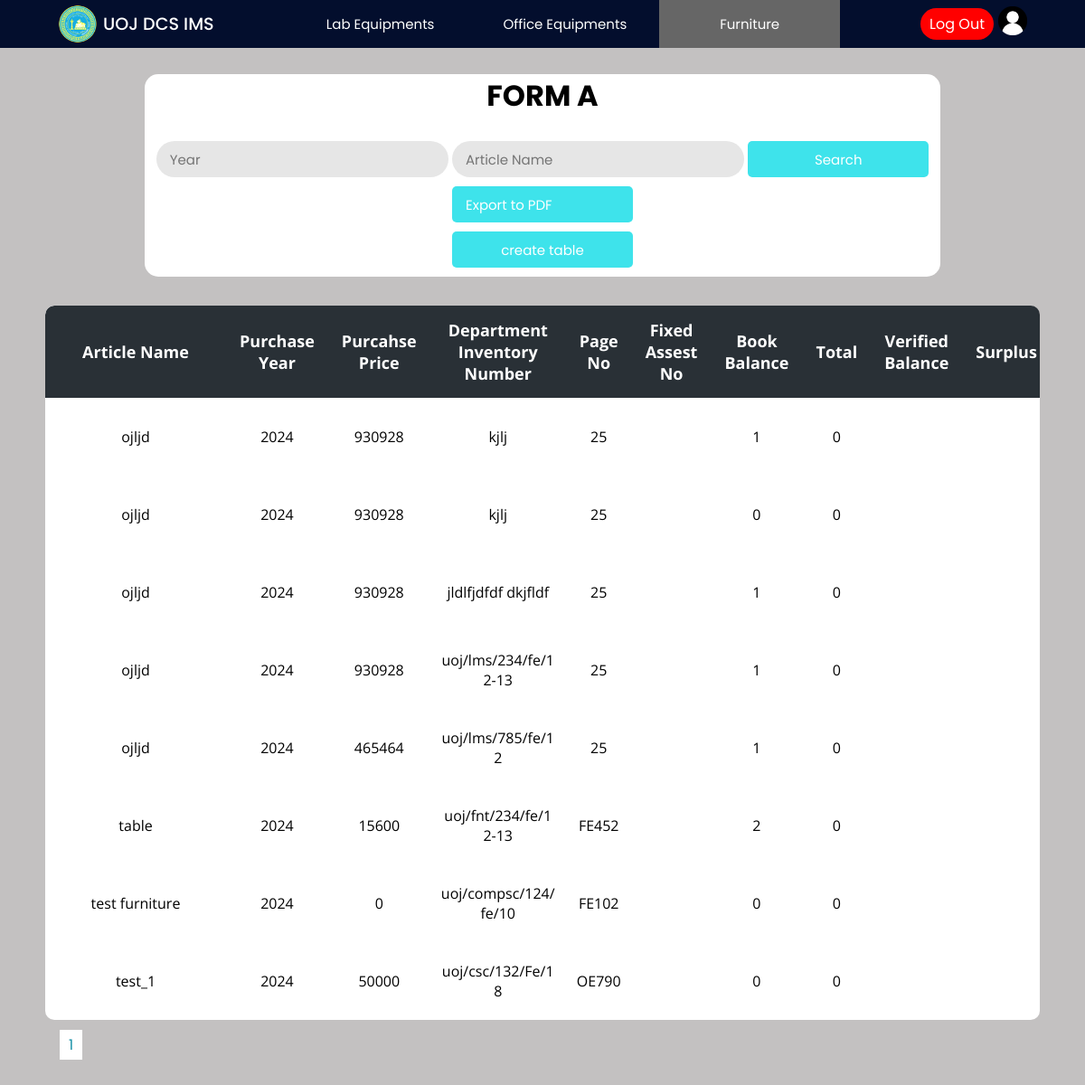
The app's page /Project/furniture/furnitureForm_A.php (signed in) with its own data.
### tables this page shows
CREATE TABLE `f_forma_table` (
  `description` varchar(200) NOT NULL,
  `purchase_year` year(4) NOT NULL,
  `purchase_value` decimal(10,0) NOT NULL,
  `master_inventory_no` varchar(50) NOT NULL,
  `dept_inventory_no` varchar(50) NOT NULL,
  `page_no` varchar(20) NOT NULL,
  `fixed_asset_no` varchar(50) NOT NULL,
  `book_balance` int(11) NOT NULL,
  `total` int(11) NOT NULL,
  `verified_balance` varchar(50) NOT NULL,
  `surplus` varchar(50) NOT NULL,
  `deficit` varchar(50) NOT NULL,
  `remarks` varchar(200) NOT NULL
);

### Project/furniture/furnitureForm_A.php (the view, shortened to what this page needs)
<?php
include("../config/connection.php");
$rowsPerPage = 10;
$queryinvoice = "SELECT * FROM f_forma_table";
$totalRows = mysqli_num_rows(mysqli_query($con, "SELECT * FROM f_invoice"));
$totalPages = ceil($totalRows / $rowsPerPage);
if (isset($_GET['search'])) {
    $purchase_year = $_GET['year'];
    $description = $_GET['name'];
    if (!(empty($purchase_year)) and  !(empty($description))) {
        $queryinvoice = "SELECT * FROM f_forma_table WHERE purchase_year <= $purchase_year AND description='$description' ";
    } elseif (!(empty($purchase_year))) {
        $queryinvoice = "SELECT * FROM f_forma_table WHERE purchase_year <= $purchase_year ";
    } elseif (!(empty($description))) {
        $queryinvoice = "SELECT * FROM f_forma_table WHERE description='$description' ";
    } else {
        $queryinvoice = "SELECT * FROM f_forma_table ";
    }
    $resultinvoice = mysqli_query($con, $queryinvoice);
} else {
    $queryinvoice = "SELECT * FROM f_forma_table";
}
?>
<!DOCTYPE html>
<html lang="en">
<head>
    <link rel="stylesheet" href="../css/lab.css">
    <link rel="stylesheet" href="../css/main.css">
</head>
<body>
    <?php include("../header/header.php"); ?>
    <div class="main-container">
        <div class="container">
            <h2>FORM A</h2>
            <div>
                <form action="furnitureForm_A.php" method="get">
                    <input type="number" placeholder="Year" name="year" value="<?php if (isset($_POST['year'])) {
                                                                                    echo $_POST['year'];
                                                                                } ?>" />
                    <input type="text" placeholder="Article Name" name="name" value="<?php if (isset($_POST['name'])) {
                                                                                            echo $_POST['name'];
                                                                                        } ?>" />
                    <input class="button" type="submit" name="search" value="Search" />
                    <a href="furnitureForm_A.php?export=true&year=<?php
                                                                    if (isset($_GET['year'])) {
                                                                        echo urlencode($_GET['year']);
                                                                    }
                                                                    ?>"><input class="button" value="Export to PDF" /></a>
                </form>
                <a href="formATable.php"><input class="button" type="submit" name="create" value="create table" /></a>
            </div>
        </div>
        <div class="table-con">
            <table>
                <thead>
                    <tr>
                        <th>Article Name</th>
                        <th>Purchase Year</th>
                        <th>Purcahse Price</th>
                        <th>Department Inventory Number</th>
                        <th>Page No</th>
                        <th>Fixed Assest No</th>
                        <th>Book Balance</th>
                        <th>Total</th>
                        <th>Verified Balance</th>
                        <th>Surplus</th>
                    </tr>
                </thead>
                <tbody>
                    <?php
                    $resultinvoice = mysqli_query($con, $queryinvoice);
                    while ($rowinvoice = mysqli_fetch_assoc($resultinvoice)) {
                    ?>
                        <tr>
                            <td class="name"><?php echo $rowinvoice['description'] ?></td>
                            <td><?php echo $rowinvoice['purchase_year'] ?></td>
                            <td><?php echo $rowinvoice['purchase_value'] ?></td>
                            <td class="folio_number"><?php echo $rowinvoice['dept_inventory_no'] ?></td>
                            <td><?php echo $rowinvoice['page_no'] ?></td>
                            <td class="folio_number"><?php echo $rowinvoice['fixed_asset_no'] ?></td>
                            <td><?php echo $rowinvoice['book_balance'] ?></td>
                            <td><?php echo $rowinvoice['total'] ?></td>
                            <td><?php echo $rowinvoice['verified_balance'] ?></td>
                            <td><?php echo $rowinvoice['surplus'] ?></td>
                        </tr>
                    <?php
                    }
                    ?>
                </tbody>
            </table>
        </div>
        <div class="pagination" style="margin:15px;">
            <?php
            for ($i = 1; $i <= $totalPages; $i++) {
                echo '<a href="?page=' . $i . '" style="margin:1px;background-color: #fff; color: #1690A7; border: none; padding: 5px 10px; cursor: pointer; width:5px;">' . $i . '</a>';
            }
            ?>
        </div>
    </div>
</body>
</html>

### Project/css/lab.css (style rules this page uses)
.main-container { padding: 50px; min-height: 100vh; height: fit-content; background: rgb(195, 193, 193); }
.container { text-align: center; background-color: white; border-radius: 15px; width: 80%; margin: auto; margin-bottom: 2rem; padding: 0 0 10px 0; }
h2 { font-size: 2rem; margin-bottom: 1rem; font-family: 'Poppins', sans-serif; }
.button { background: #3ee3eb; color: white; cursor: pointer; height: 40px; border-radius: 5px; padding: 0 15px 0 15px; border: none; font-family: 'Poppins', sans-serif; width: 200px; margin-top: 10px; }
table { border-collapse: collapse; border-radius: 10px; overflow: hidden; max-width: 100%; margin: 0 auto; position: relative; }
.table-con { border-collapse: collapse; background: #fff; border-radius: 10px; margin: auto; position: relative; font-family: 'Open Sans'; text-align: center; background: #fff; overflow: auto; }
.table-con td.name { max-width: 200px; word-wrap: break-word; min-width: 200px; }
.table-con td.folio_number { max-width: 150px; word-wrap: break-word; }
th { width: 200px; font-size: 18px; background: #293036; color: white; padding: 15px; }
td { padding: 12px; }
input { font-size: 15px; color: #666; background: #e6e6e6; height: 40px; border-radius: 20px; padding: 0 15px 0 15px; border: none; font-family: 'Poppins', sans-serif; }

### Project/css/main.css (style rules this page uses)
* { margin: 0; padding: 0; text-decoration: none; box-sizing: border-box; }
:root { --bg-gradient: linear-gradient(-135deg, #01064a, #21acc2); --bg-gray: #e6e6e6; --text-color: #666; --inp-color: #57b846; }
body { font-family: 'Poppins', sans-serif; }

### Project/css/header.css (style rules this page uses)
* { margin: 0; padding: 0; text-decoration: none; box-sizing: border-box; }
:root { background: linear-gradient(-135deg, #01064a, #21acc2); --bg-gray: #e6e6e6; --text-color: #666; --inp-color: #57b846; }
body { font-family: 'Poppins', sans-serif; margin-top: 30px; }

### records on screen
f_forma_table: description "ojljd", purchase_year "2024", purchase_value "930928", dept_inventory_no "kjlj", page_no "25", book_balance "1", total "0"
f_forma_table: description "ojljd", purchase_year "2024", purchase_value "930928", dept_inventory_no "kjlj", page_no "25", book_balance "0", total "0"
f_forma_table: description "ojljd", purchase_year "2024", purchase_value "930928", dept_inventory_no "jldlfjdfdf dkjfldf", page_no "25", book_balance "1", total "0"
f_forma_table: description "ojljd", purchase_year "2024", purchase_value "930928", dept_inventory_no "uoj/lms/234/fe/12-13", page_no "25", book_balance "1", total "0"
f_forma_table: description "ojljd", purchase_year "2024", purchase_value "465464", dept_inventory_no "uoj/lms/785/fe/12", page_no "25", book_balance "1", total "0"
f_forma_table: description "table", purchase_year "2024", purchase_value "15600", dept_inventory_no "uoj/fnt/234/fe/12-13", page_no "FE452", book_balance "2", total "0"
f_forma_table: description "test furniture", purchase_year "2024", purchase_value "0", dept_inventory_no "uoj/compsc/124/fe/10", page_no "FE102", book_balance "0", total "0"
f_forma_table: description "test_1", purchase_year "2024", purchase_value "50000", dept_inventory_no "uoj/csc/132/Fe/18", page_no "OE790", book_balance "0", total "0"
